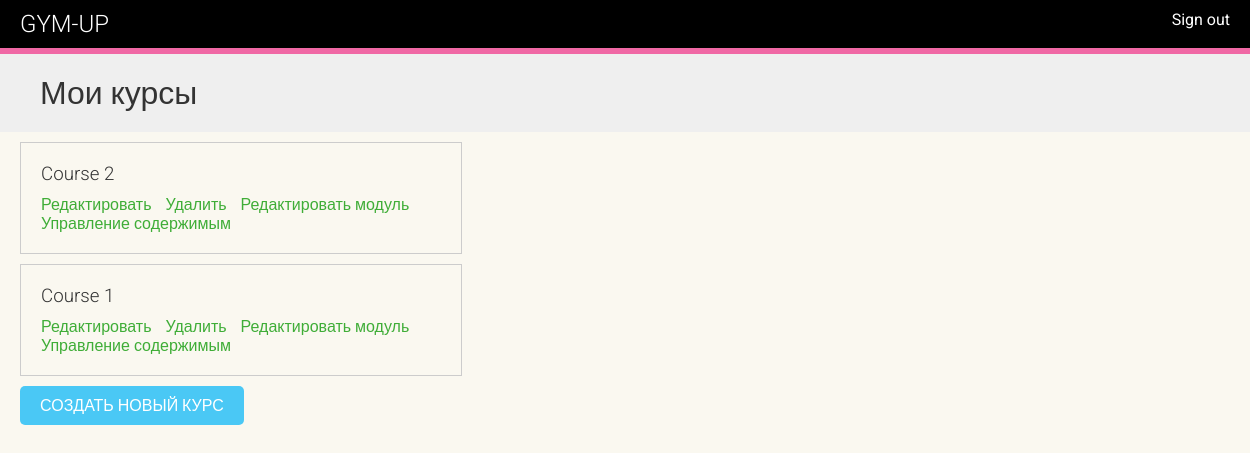
Page /course/mine/ (signed in) on the earlier database version.
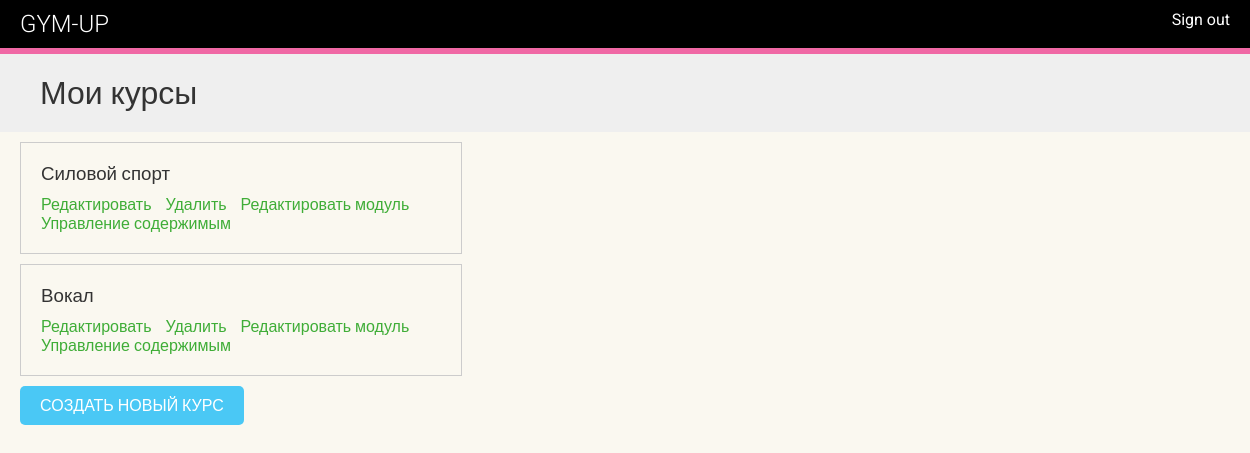
Same page on the later database version.
### courses/models.py (models this page shows, shortened)
class Course(models.Model):
    owner = models.ForeignKey(
        User, related_name="courses_created", on_delete=models.CASCADE
    )
    subject = models.ForeignKey(
        Subject, related_name="courses", on_delete=models.CASCADE
    )
    title = models.CharField(max_length=200)
    slug = models.SlugField(max_length=200, unique=True)
    overview = models.TextField()
    created = models.DateTimeField(auto_now_add=True)
    class Meta:
        ordering = ["-created"]

### courses/views.py (the view)
# urls.py: path("mine/", views.ManageCourseListView.as_view(), name="manage_course_list"),
class ManageCourseListView(OwnerCourseMixin, ListView):
    template_name = "courses/manage/course/list.html"
    permission_required = "courses.view_course"

### courses/views.py (called while the page is built)
    def get_queryset(self):
        qs = super().get_queryset()
        return qs.filter(owner=self.request.user)

### courses/templates/courses/manage/course/list.html (shortened to what this page needs)
{% extends "base.html" %}
{% block content %}
<h1>Мои курсы</h1>
<div class="module">
  {% for course in object_list %}
  <div class="course-info">
    <h3>{{ course.title }}</h3>
    <p>
      <a href="{% url 'course_edit' course.id %}">Редактировать</a>
      <a href="{% url 'course_delete' course.id %}">Удалить</a>
      <a href="{% url 'course_module_update' course.id %}">Редактировать модуль</a>
      {% if course.modules.count > 0 %}
        <a href="{% url 'module_content_list' course.modules.first.id %}">
          Управление содержимым
        </a>
      {% endif %}
    </p>
  </div>
  {% empty %}
  <p>Вы еще не создали ни одного курса.</p>
  {% endfor %}
  <p>
    <a href="{% url 'course_create' %}" class="button">Создать новый курс</a>
  </p>
</div>
{% endblock %}

Differences in the rows shown:
changed Course: title "Course 2" → "Силовой спорт"
changed Course: title "Course 1" → "Вокал"
